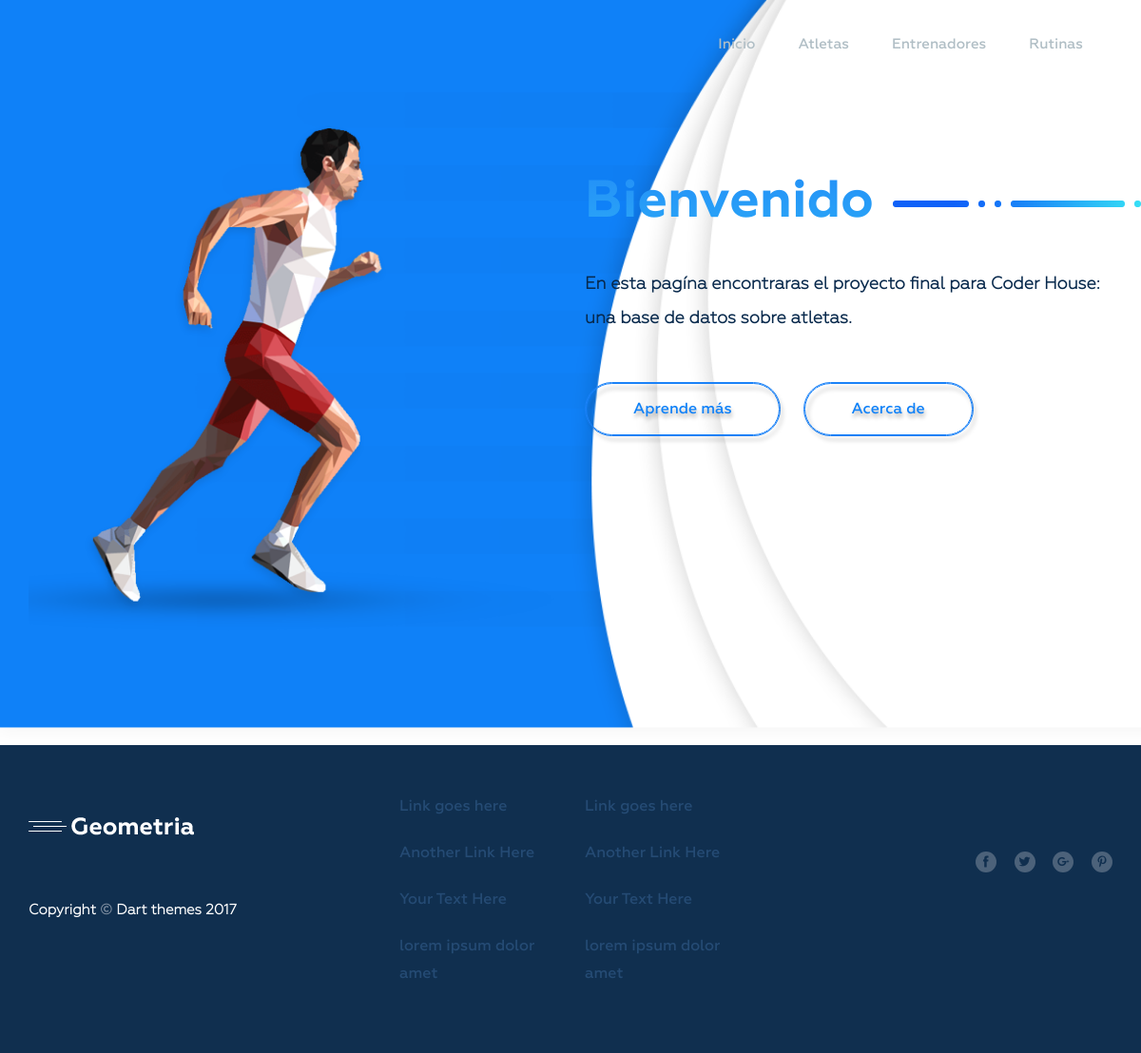
The page /app/atletas on the database as committed earlier.
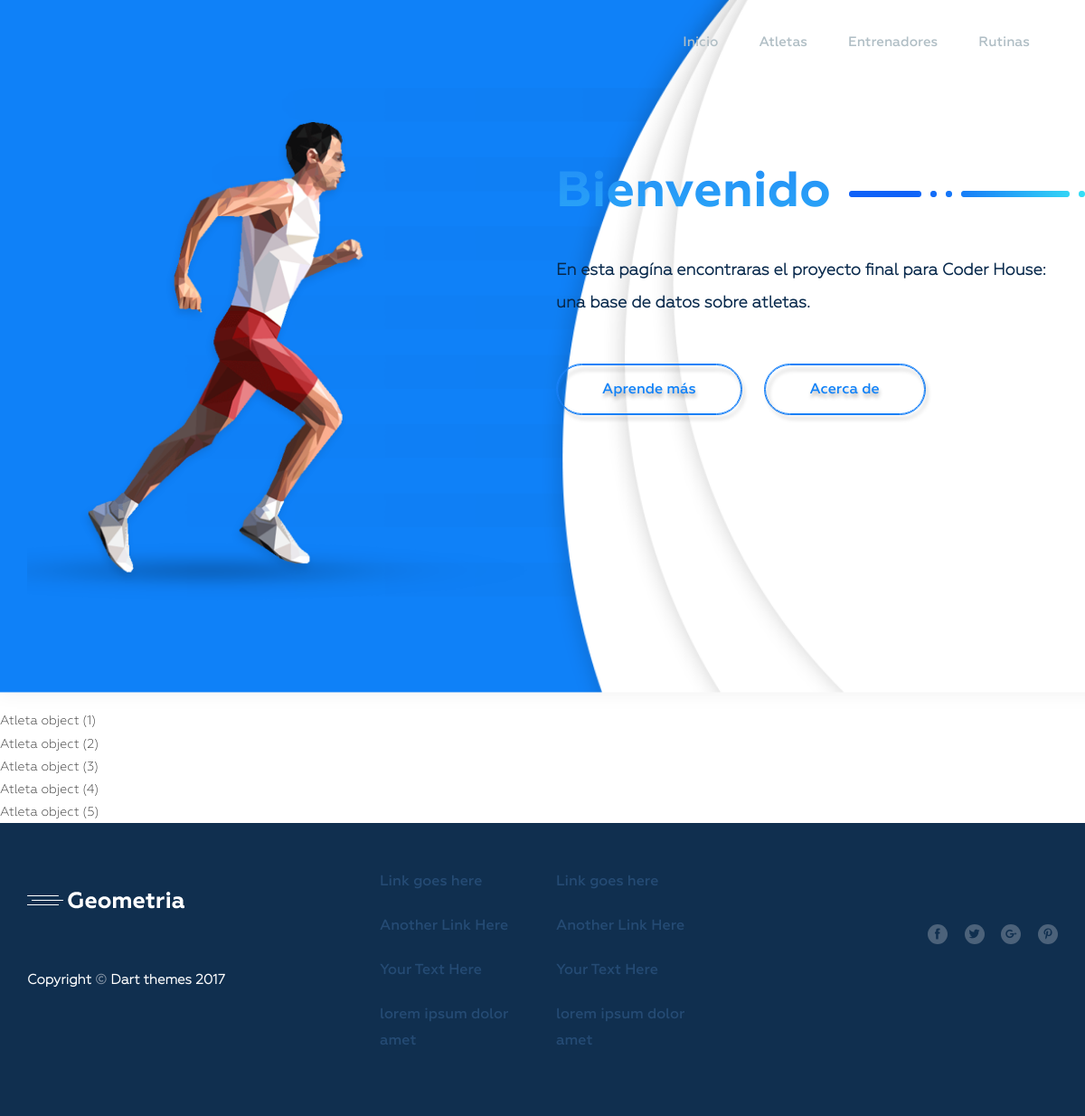
The same page on the database as committed later.
### app_proyectoFinal/models.py (models this page shows)
class Atleta(Model):
    nombre = CharField(max_length=40)
    apellido = CharField(max_length=40)
    edad= IntegerField()
    altura= IntegerField()
    peso= IntegerField()
    email = EmailField()

### app_proyectoFinal/views.py (the view)
# urls.py: path('atletas', atleta, name='Atletas'),
def atleta(request):
    return render(request, 'atletas.html',
    {'lista_atletas': Atleta.objects.all()})

### templates/app_proyectoFinal/atletas.html (shortened to what this page needs)
{% extends "padre.html" %}
{% load static %}
{% block contenido %}
{% for atleta in lista_atletas %}
    {{atleta}}
    <br>
{% endfor %}
{% endblock %}

### templates/app_proyectoFinal/padre.html (shortened to what this page needs)
<!doctype html>
<html lang="en">
{% load static %}
<head>
    <link rel="stylesheet" href="{% static 'app_proyectoFinal/assets/bootstrap/css/bootstrap.min.css' %}">
    <link rel="stylesheet" href="{% static 'app_proyectoFinal/assets/fonts/flat-icon/flaticon.css' %}">
    <link rel="stylesheet" href="{% static 'app_proyectoFinal/css/style.css' %}">
</head>
<body>
    <div id="content-wrapper">
        <header class="header header--bg">
            <div class="container">
                <nav class="navbar">
                    <div class="collapse navbar-collapse" id="myNavbar">
                        <ul class="nav navbar-nav pull-right">
                            <li><a href="{% url 'Inicio' %}">Inicio</a></li>
                            <li><a href="{% url 'Atletas' %}">Atletas</a></li>
                            <li><a href="{% url 'Entrenadores' %}">Entrenadores</a></li>
                            <li><a href="{% url 'Rutinas' %}">Rutinas</a></li>
                        </ul>
                    </div>
                </nav>
                <div class="row">
                    <div class="col-lg-6">
                        <img class="img-responsive" src="{% static 'app_proyectoFinal/assets/images/running-man.png' %}" alt="">
                    </div>
                    <div class="col-lg-6 header__content">
                        <h1 class="title">Bienvenido<span class="title-style"></span></h1>
                        <p>En esta pagína encontraras el proyecto final para Coder House: una base de datos sobre atletas.</p>
                        <a class="header__button" href="#">Aprende más</a>
                        <a class="header__button" href="#">Acerca de</a>
                    </div>
                </div>
            </div>
        </header>
        {% block contenido %}
        {% endblock %}
        <footer class="footer footer--bg">
            <div class="container">
                <div class="row">
                    <div class="col-md-4 footer__left">
                        <a class="navbar-brand" href="#"></a>
                        <p>Copyright <span>&copy;</span> Dart themes 2017</p>
                    </div>
                    <div class="col-md-2 footer__link">
                        <li><a href="#">Link goes here</a></li>
                        <li><a href="#">Another Link Here</a></li>
                        <li><a href="#">Your Text Here</a></li>
                        <li><a href="#">lorem ipsum dolor amet</a></li>
                    </div>
                    <div class="col-md-2 footer__link">
                        <li><a href="#">Link goes here</a></li>
                        <li><a href="#">Another Link Here</a></li>
                        <li><a href="#">Your Text Here</a></li>
                        <li><a href="#">lorem ipsum dolor amet</a></li>
                    </div>
                    <div class="col-md-4 footer__social-icons">
                        <li><a href="#"><i class="flaticon-facebook-letter-logo"></i></a></li>
                        <li><a href="#"><i class="flaticon-twitter-logo-silhouette"></i></a></li>
                        <li><a href="#"><i class="flaticon-google-plus"></i></a></li>
                        <li><a href="#"><i class="flaticon-pinterest-logo"></i></a></li>
                    </div>
                </div>
            </div>
        </footer>
    </div>
</body>
</html>

### app_proyectoFinal/static/app_proyectoFinal/css/style.css (style rules this page uses)
ul li, li { list-style-type: none; }
ul { padding-left: 0; }
html,body { width: 100%; height: 100%; margin: 0px; padding: 0px; overflow-x: hidden; font-family: 'Geometria'; line-height: 1.8; }
h1,h2 { font-family: 'Geometria-Bold'; }
p { font-family: "Geometria"; font-weight: bold; }
.header--bg { background: url("../assets/images/header-background.png") left center no-repeat; background-size: 100% 100%; }
@media (max-width: 1399px) { .header--bg { background-size: cover } }
.header .navbar { padding-top: 20px; background: transparent; }
@media (min-width: 1000px) { .header .nav li { padding-right: 15px; } }
@media (min-width: 1000px) { .header .nav li:last-child { padding-right: 0; } }
.header .nav li a { font-family: 'Geometria-Medium'; font-size: 15px; color: #b0bec5; }
.header .row { padding-top: 40px; padding-bottom: 120px; }
.header__content .title { font-size: 55px; background: -webkit-linear-gradient(#2086F7, #2BA8F7); -webkit-background-clip: text; -webkit-text-fill-color: transparent; line-height: 1.3; padding-top: 25px; margin-bottom: 30px; }
.header__content .title-style { background: url("../assets/images/title-shape.png") left center no-repeat; padding: 0px 135px; vertical-align: middle; margin-left: 20px; }
.header__content p { font-size: 18px; color: #08294c; font-weight: bold; line-height: 2; margin-bottom: 50px; }
.header__button { display: inline-block; font-family: 'Geometria-Medium'; font-size: 16px; color: #0f81f8; padding: 13px 50px; border: 1px solid #1A82F8; border-radius: 30px; position: relative; background-color: transparent; text-shadow: 1px 4px 4px rgba(0, 0, 0, .3); margin-right: 20px; }
.header__button:after { content: ""; position: absolute; left: 0; right: 0; top: 0; bottom: 0; border-radius: inherit; border: inherit; -webkit-filter: drop-shadow(3px 5px 2px rgba(0, 0, 0, .4)); filter: drop-shadow(3px 5px 2px rgba(0, 0, 0, .4)); }
.navbar-brand { background: url("../assets/images/logo.png") left center no-repeat; padding:0px 90px; }
.footer--bg { background-color: #102F4F; padding-top: 50px; padding-bottom: 50px; }
.footer__left .navbar-brand { margin-bottom: 50px; display: block; float: none; margin-top: 10px; }
.footer__left p { color: #fff; font-size: 15px; }
.footer__left p span { color: #8392A4; }
.footer__link li { margin-bottom: 20px; }
.footer__link li a { font-family: "Geometria-Medium"; font-size: 16px; color: #254B74; }
.footer__social-icons { text-align: right; margin-top: 60px; }
.footer__social-icons li { display: inline-block; margin-right: 15px; }
.footer__social-icons li:last-child { margin-right: 0; }
.footer__social-icons li [class^="flaticon-"]:before, .footer__social-icons li [class*=" flaticon-"]:before { margin: 0; width: 22px; height: 22px; display: block; border-radius: 50%; font-size: 12px; text-align: center; background-color: #4C627A; color: #102F4F; }
.footer__social-icons li a { display: block; }

Rows that differ between the two databases and show on the page:
added Atleta: id "Atleta object (1)"
added Atleta: id "Atleta object (2)"
added Atleta: id "Atleta object (3)"
added Atleta: id "Atleta object (4)"
added Atleta: id "Atleta object (5)"
